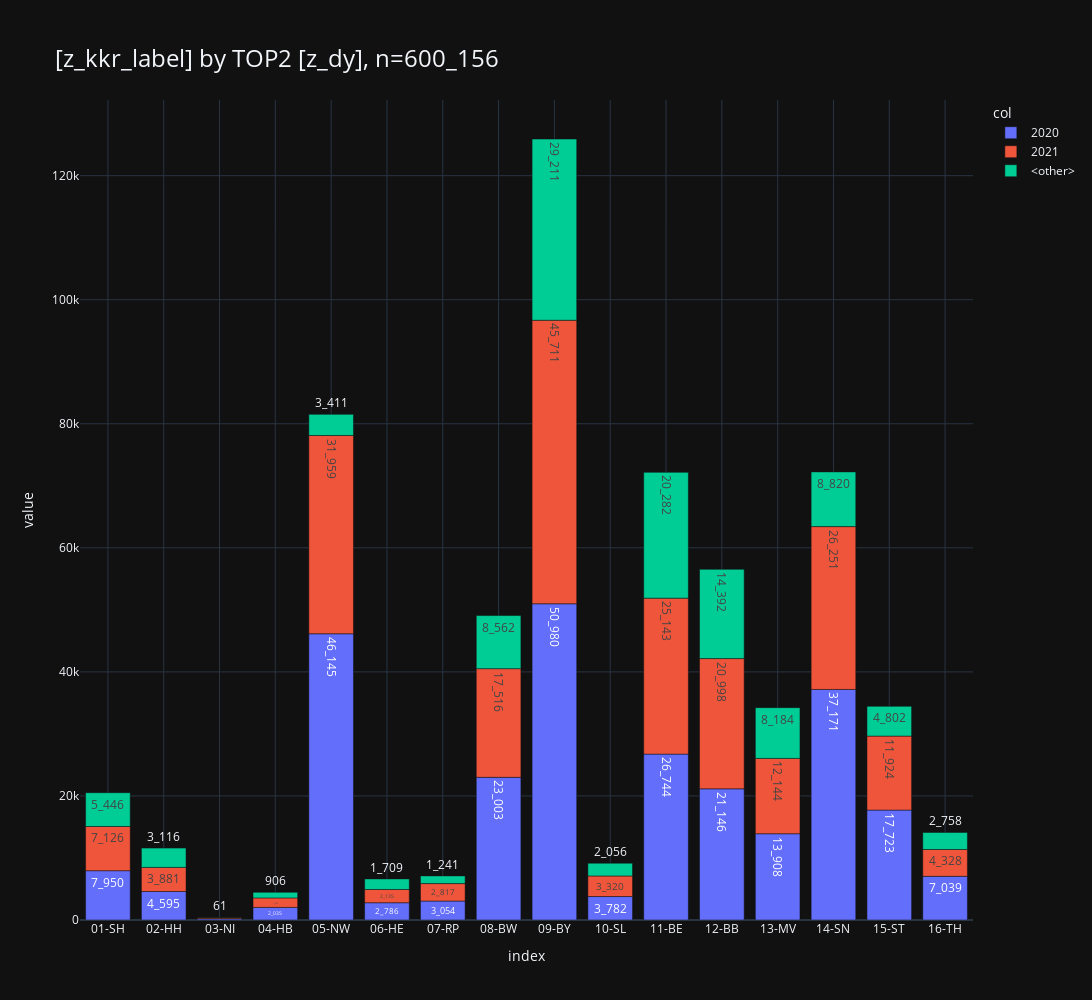

Here is the notebook cell this chart was saved with:
### Code cell
_df = df_facets[
    [
        "z_kkr_label",
        "z_dy",
        "cnt",
    ]
].astype({"z_dy": str})

_ = pls.plot_stacked_bars(
    _df,
    # swap=True,
    # orientation="h",
    # show_total=True,
    # normalize=True,
    # relative=True,
    height=1000,
    top_n_color=2,
    # sort_values_index=True,
    # sort_values_color=True,
    # top_n_index=5,
    # precision=2,
    show_other=True,
    # top_n_index=2,
)
_

### Figure 1 — Plotly figure (JSON) as saved in the notebook; plotly's stock layout.template omitted (floating-point values rounded to 4 significant figures)
{"data": [{"alignmentgroup": "True", "hovertemplate": "col=2020<br>index=%{x}<br>value=%{y}<br>cnt_str=%{text}<extra></extra>", "legendgroup": "2020", "marker": {"color": "#636EFA", "pattern": {"shape": ""}}, "name": "2020", "offsetgroup": "2020", "orientation": "v", "showlegend": true, "text": ["7_950", "4_595", "211", "2_035", "46_145", "2_786", "3_054", "23_003", "50_980", "3_782", "26_744", "21_146", "13_908", "37_171", "17_723", "7_039"], "textposition": "auto", "type": "bar", "x": ["01-SH", "02-HH", "03-NI", "04-HB", "05-NW", "06-HE", "07-RP", "08-BW", "09-BY", "10-SL", "11-BE", "12-BB", "13-MV", "14-SN", "15-ST", "16-TH"], "xaxis": "x", "y": [7950, 4595, 211, 2035, 46145, 2786, 3054, 23003, 50980, 3782, 26744, 21146, 13908, 37171, 17723, 7039], "yaxis": "y"}, {"alignmentgroup": "True", "hovertemplate": "col=2021<br>index=%{x}<br>value=%{y}<br>cnt_str=%{text}<extra></extra>", "legendgroup": "2021", "marker": {"color": "#EF553B", "pattern": {"shape": ""}}, "name": "2021", "offsetgroup": "2021", "orientation": "v", "showlegend": true, "text": ["7_126", "3_881", "149", "1_525", "31_959", "2_135", "2_817", "17_516", "45_711", "3_320", "25_143", "20_998", "12_144", "26_251", "11_924", "4_328"], "textposition": "auto", "type": "bar", "x": ["01-SH", "02-HH", "03-NI", "04-HB", "05-NW", "06-HE", "07-RP", "08-BW", "09-BY", "10-SL", "11-BE", "12-BB", "13-MV", "14-SN", "15-ST", "16-TH"], "xaxis": "x", "y": [7126, 3881, 149, 1525, 31959, 2135, 2817, 17516, 45711, 3320, 25143, 20998, 12144, 26251, 11924, 4328], "yaxis": "y"}, {"alignmentgroup": "True", "hovertemplate": "col=<other><br>index=%{x}<br>value=%{y}<br>cnt_str=%{text}<extra></extra>", "legendgroup": "<other>", "marker": {"color": "#00CC96", "pattern": {"shape": ""}}, "name": "<other>", "offsetgroup": "<other>", "orientation": "v", "showlegend": true, "text": ["5_446", "3_116", "61", "906", "3_411", "1_709", "1_241", "8_562", "29_211", "2_056", "20_282", "14_392", "8_184", "8_820", "4_802", "2_758"], "textposition": "auto", "type": "bar", "x": ["01-SH", "02-HH", "03-NI", "04-HB", "05-NW", "06-HE", "07-RP", "08-BW", "09-BY", "10-SL", "11-BE", "12-BB", "13-MV", "14-SN", "15-ST", "16-TH"], "xaxis": "x", "y": [5446, 3116, 61, 906, 3411, 1709, 1241, 8562, 29211, 2056, 20282, 14392, 8184, 8820, 4802, 2758], "yaxis": "y"}], "layout": {"barmode": "relative", "height": 1000, "legend": {"title": {"text": "col"}, "tracegroupgap": 0}, "title": {"font": {"size": 24}, "text": "[z_kkr_label] by TOP2 [z_dy], n=600_156", "xanchor": "left", "y": 0.95, "yanchor": "top"}, "width": 2000, "xaxis": {"anchor": "y", "domain": [0, 1], "gridwidth": 1, "showgrid": true, "title": {"text": "index"}}, "yaxis": {"anchor": "x", "domain": [0, 1], "gridwidth": 1, "range": [0, 132200.0], "showgrid": true, "title": {"text": "value"}}}}
